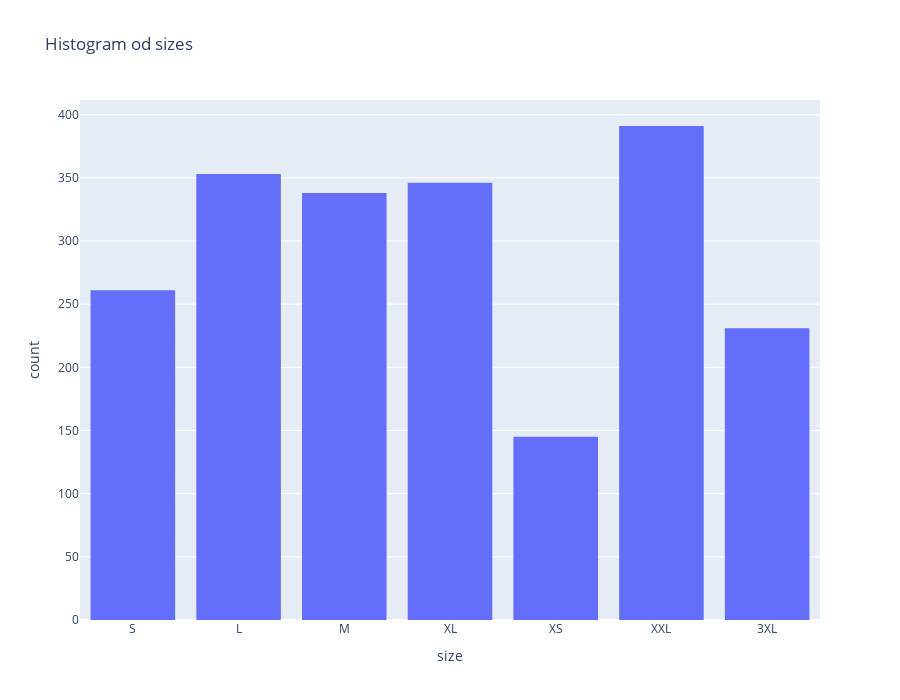

Write notebook code for a chart like this one.
### Code cell
fig = px.histogram(amazon_risky_products_full, x='size', title = 'Histogram od sizes')
fig.update_layout(width=900, height=700)
fig.show()

### Figure 1 — Plotly figure (JSON) as saved in the notebook; plotly's stock layout.template omitted (floating-point values rounded to 4 significant figures; data arrays with more than 128 entries replaced by an {"elided": "..."} marker saying what was removed)
{"data": [{"alignmentgroup": "True", "bingroup": "x", "hovertemplate": "size=%{x}<br>count=%{y}<extra></extra>", "legendgroup": "", "marker": {"color": "#636efa", "pattern": {"shape": ""}}, "name": "", "offsetgroup": "", "orientation": "v", "showlegend": false, "type": "histogram", "x": {"elided": "2065 str values"}, "xaxis": "x", "yaxis": "y"}], "layout": {"barmode": "relative", "height": 700, "legend": {"tracegroupgap": 0}, "title": {"text": "Histogram od sizes"}, "width": 900, "xaxis": {"anchor": "y", "domain": [0, 1], "title": {"text": "size"}}, "yaxis": {"anchor": "x", "domain": [0, 1], "title": {"text": "count"}}}}
